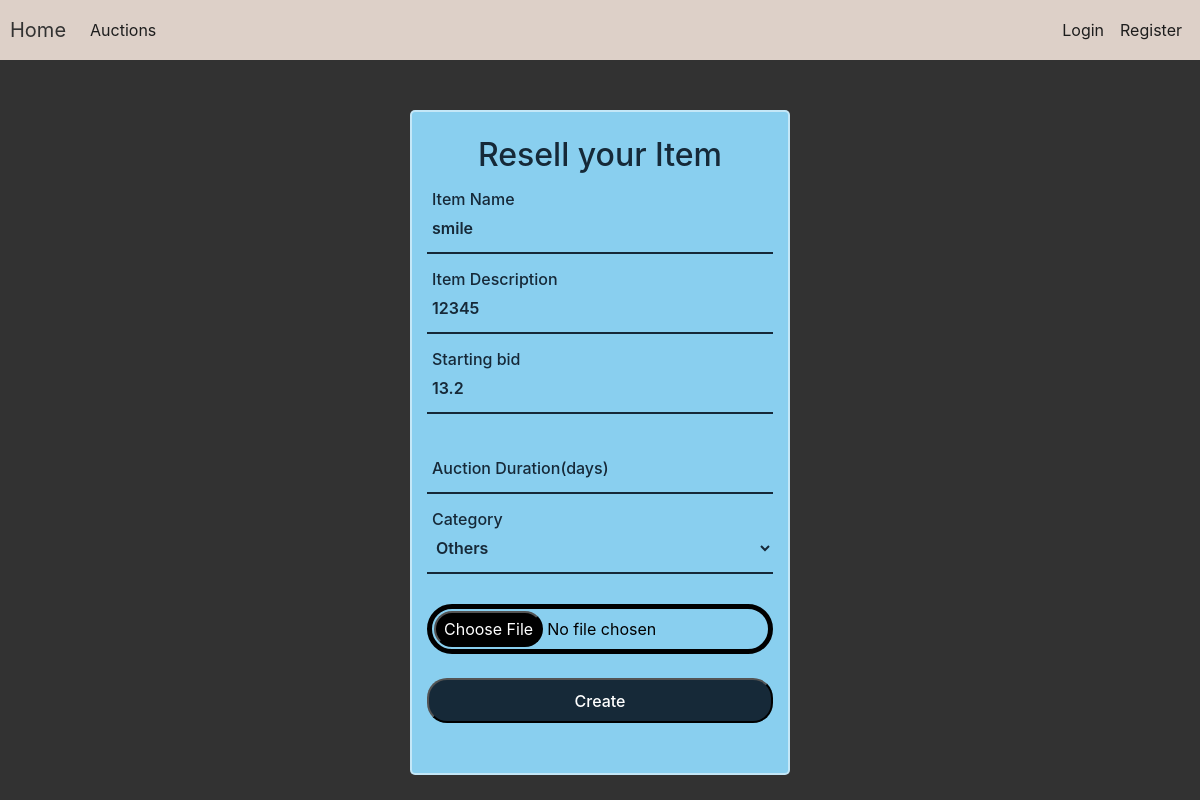
The page /resell/1 on the database its author committed.
### auction/models.py (models this page shows, shortened)
class Item(db.Model):
    id = db.Column(db.Integer(),primary_key=True)
    name = db.Column(db.String(length=30),nullable=False,unique=True)
    description = db.Column(db.String(length=1024),nullable=False)
    start = db.Column(db.String(length=30),nullable=False)
    end = db.Column(db.String(length=30), nullable=False)
    current_bid = db.Column(db.Float,nullable=False)
    category = db.Column(db.String(),nullable=False)
    step = db.Column(db.Float,nullable=False)
    seller_id = db.Column(db.Integer())
    bidder_id = db.Column(db.Integer())
    owner = db.Column(db.Integer(),db.ForeignKey('user.id'))
    image = db.Column(db.String(length=255))
    sold = db.Column(db.String(length=10))

### auction/routes.py (the view, shortened to what this page needs)
@app.route('/resell/<int:item_id>', methods=['GET', 'POST'])
def resell_page(item_id):
    current_time = datetime.now()
    form = ItemResellForm()
    item = Item.query.filter_by(id=item_id).first()
    form.name.default = item.name[:-6]
    form.description.default = item.description
    form.current_bid.default = item.current_bid
    form.data['name'] = item.name[:-6]
    form.data['description'] = item.description
    form.data['current_bid'] = item.current_bid
    if request.method == 'GET':
        form.process()
    if form.errors != {}:
        for error in form.errors.values():
            flash(error, 'fail')
    return render_template('resell_page.html', item=item,form=form)

### auction/forms.py
class ItemResellForm(FlaskForm):
    name = StringField(label='Item name:',validators=[Length(max=30),DataRequired()])
    description = StringField(label='Description',validators=[Length(max=1250),DataRequired()])
    current_bid = FloatField(label='Starting bid:',validators=[DataRequired()])
    duration = IntegerField(label='Auction duration(days): ',validators=[DataRequired()])
    photo = FileField(label="Upload an image",validators=[DataRequired()])
    category_choices = [("Others", "Others"),("Watches", "Watches"), ("Books", "Books"), ("Accessories", "Accessories"),("Clothes", "Clothes"),("Art", "Art"),("Music", "Music"),("Gifts", "Gifts")]
    category = SelectField(label='Category:', choices=category_choices, validators=[DataRequired()])
    submit = SubmitField(label='Create')

### auction/templates/resell_page.html (shortened to what this page needs)
{% extends 'base.html' %}
 {% block content %}
<body>
<div class="container create_item_form">
<form method="POST" class="form-register" style="color:white;" enctype="multipart/form-data">
    <br>
    <h1 class="march_pink">
        Resell your Item
    </h1>
    <div class="input-box">
    {{ form.name(class="input")}}
        <label>Item Name</label>
        </div>
    <div class="input-box">
    {{ form.description(class="input")}}
        <label>Item Description</label>
        </div>
<div class="input-box">
    {{ form.current_bid(class="input")}}
<label>Starting bid</label>
        </div>
<div class="input-box">
    {{ form.duration(class="input")}}
<label>Auction Duration(days)</label>
        </div>
    <div class="input-box">
    {{ form.category(class="input")}}
<label>Category</label>
        </div>
    {{ form.photo(class="form-control-file customfile")}}
    <br>
    {{ form.submit(class="btn1") }}
</form>
    </div>
</body>
 {% endblock %}

### auction/static/style.css (style rules this page uses)
* { box-sizing: border-box; margin: 0; padding: 0; }
.march_pink { color: #162938; text-align: center; font-size: 2em; }
.create_item_form { display: flex; height: 100%; place-items: center; background: #89cfef; padding-bottom: 50px; margin-top: 50px; width: 380px; border-radius: 5px; border: 2px solid rgba(255,255,255,.5); justify-content: center; align-items: center; }
.input-box { position: relative; width: 100%; height: 50px; border-bottom: 2px solid #162938; margin: 30px 0; }
.input-box label { position: absolute; top: 50%; left: 5px; transform: translateY(-50%); font-size: 1em; color: #162938; font-weight: 500; pointer-events: none; transition: .5s; }
.input { width:100%; height: 100%; background: transparent; border: none; outline: none; font-size: 1em; color: #162938; font-weight: 600; padding: 0 35px 0 5px; }
.input:focus~label, .input:valid~label { top: -5px; }
.btn1 { width:100%; height: 45px; background: #162938; outline:none; border-radius: 20px; cursor: pointer; font-size: 1em; color: #fff; font-weight: 500; }
.customfile { border: 5px solid #000; border-radius: 50px; padding: 2px; color:black; }

### auction/templates/base.html (style rules this page uses)
body { background-color: #323232; color: white }

### rows shown on the page
Item: name "smile", description "12345", current_bid "13.2", category "Others"
